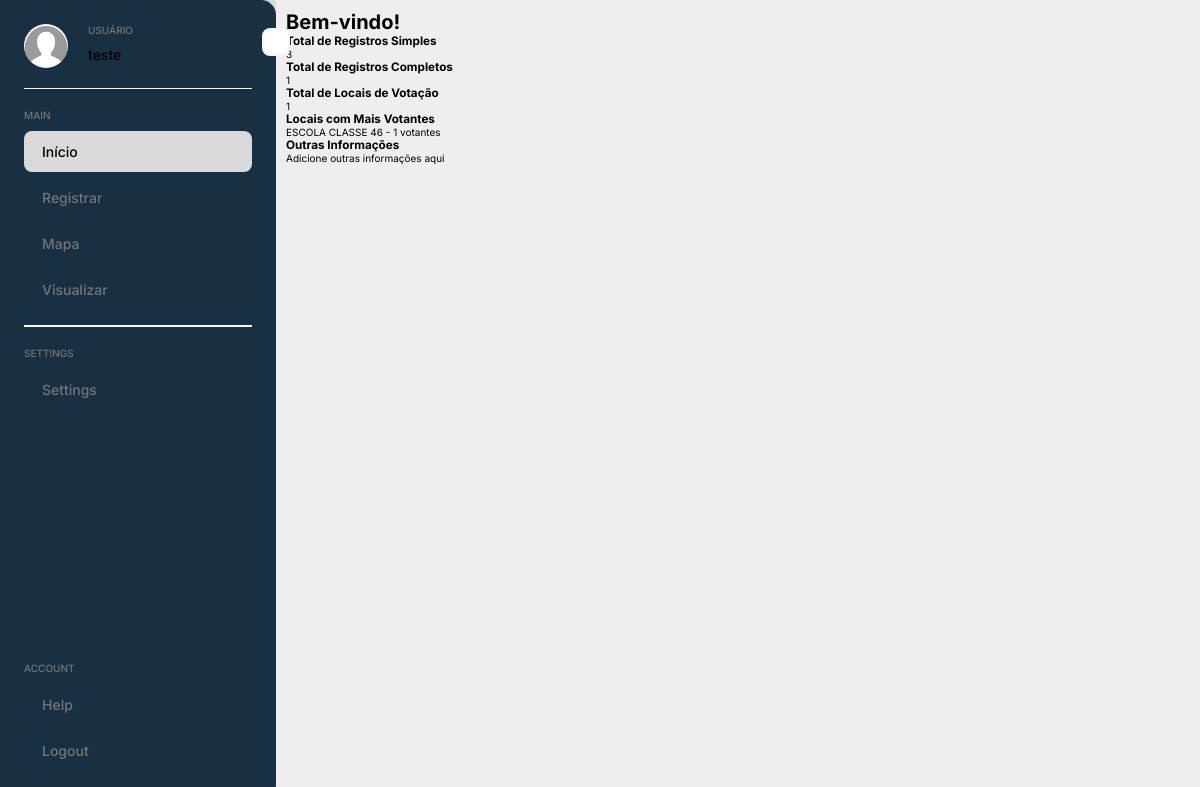
The app's page / (signed in) with its own data.
### core/models.py (models this page shows, shortened)
class CustomUser(AbstractUser):
    is_admin = models.BooleanField(default=False)

class RegistroCompleto(models.Model):
    nome = models.CharField(max_length=255)
    email = models.EmailField()
    telefone = models.CharField(max_length=15)
    cpf = models.CharField(max_length=11)
    data_nascimento = models.CharField(max_length=10)
    nome_mae = models.CharField(max_length=255, blank=True, null=True)
    titulo_eleitor = models.CharField(max_length=25, blank=True, null=True)
    zona_secao = models.CharField(max_length=30, blank=True, null=True)
    municipio = models.CharField(max_length=255, blank=True, null=True)
    local = models.CharField(max_length=255, blank=True, null=True)
    endereco_votacao = models.CharField(max_length=255, blank=True, null=True)
    endereco = models.ForeignKey(Endereco, related_name='registros_completos', on_delete=models.CASCADE)

### core/views.py (the view)
# urls.py: path('', views.home, name='home'),
def home(request):
    registros_completos = RegistroCompleto.objects.all()
    registros_simples = RegistroSimples.objects.all()
    total_registros_completos = registros_completos.count()
    total_registros_simples = registros_simples.count()
    locais_votacao = (registros_completos.values('local', 'municipio', 'endereco_votacao')
                      .annotate(count=Count('local'))
                      .order_by('-count'))
    total_locais_votacao = locais_votacao.count()
    locais_votacao_list = list(locais_votacao)
    locais_votacao_json = json.dumps(locais_votacao_list, ensure_ascii=False)
    context = {
        'total_registros_simples': total_registros_simples,
        'total_registros_completos': total_registros_completos,
        'total_locais_votacao': total_locais_votacao,
        'locais_votacao': locais_votacao_list,
        'locais_votacao_json': locais_votacao_json,
        'outras_informacoes': 'Adicione outras informações aqui',
        'google_maps_api_key':"AIzaSyCAJrVf6a2fw_Eb_vUwqXgJcpRN0D9qxsk"
    }
    return render(request, 'home.html', context)

### core/templates/home.html (shortened to what this page needs)
{% load static %}
<!DOCTYPE html>
<html lang="pt-br">
<head>
    <link rel="stylesheet" href="{% static 'css/home.css' %}">
</head>
<body>
    <div class="app">
        <div class="sidebar">
            <div class="menu-btn">
            </div>
            <div class="head">
                <div class="user-img">
                    <img src="{% static 'images/user.jpg' %}" alt="Imagem do usuario">
                </div>
                <div class="user-details">
                    <p class="title">Usuário</p>
                    <p class="name">{{ user.get_full_name|default:user.username }}</p>
                </div>
            </div>
            <div class="nav">
                <div class="menu">
                    <p class="title">Main</p>
                    <ul>
                        <li class="active">
                            <a href="{% url 'home' %}">
                                <span class="text">Início</span>
                            </a>
                        </li>
                        <li>
                            <a href="#">
                                <span class="text">Registrar</span>
                            </a>
                        </li>
                        <li>
                            <a href="{% url 'visualizar_mapa' %}">
                                <span class="text">Mapa</span>
                            </a>
                        </li>
                        <li>
                            <a href="#">
                                <span class="text">Visualizar</span>
                            </a>
                        </li>
                    </ul>
                </div>
                <div class="menu">
                    <p class="title">Settings</p>
                    <ul>
                        <li>
                            <a href="#">
                                <span class="text">Settings</span>
                            </a>
                        </li>
                    </ul>
                </div>
            </div>
            <div class="menu">
                <p class="title">Account</p>
                <ul>
                    <li>
                        <a href="#">
                            <span class="text">Help</span>
                        </a>
                    </li>
                    <li>
                        <a href="{% url 'logout' %}">
                            <span class="text">Logout</span>
                        </a>
                    </li>
                </ul>
            </div>
        </div>
        <div class="main-content">
            <h1>Bem-vindo!</h1>
            <div class="dashboard-cards">
                <div class="card">
                    <h3>Total de Registros Simples</h3>
                    <p>{{ total_registros_simples }}</p>
                </div>
                <div class="card">
                    <h3>Total de Registros Completos</h3>
                    <p>{{ total_registros_completos }}</p>
                </div>
                <div class="card">
                    <h3>Total de Locais de Votação</h3>
                    <p>{{ total_locais_votacao }}</p>
                </div>
                <div class="card">
                    <h3>Locais com Mais Votantes</h3>
                    <ul>
                        {% for local in locais_votacao %}
                        <li>{{ local.local }} - {{ local.count }} votantes</li>
                        {% endfor %}
                    </ul>
                </div>
                <div class="card">
                    <h3>Outras Informações</h3>
                    <p>{{ outras_informacoes }}</p>
                </div>
            </div>
            <div id="map" style="width: 100%; height: 400px; margin-top: 20px;"></div>
        </div>
    </div>
</body>
</html>

### core/static/css/home.css (style rules this page uses)
* { margin: 0; padding: 0; box-sizing: border-box; font-family: "Inter", sans-serif; }
:root { font-size: 62.5%; }
body { background-color: #D9D9D9; }
.app { display: flex; width: 100%; }
.sidebar { position: relative; width: 27.6rem; height: 100vh; display: flex; flex-direction: column; gap: 2rem; background-color: #183042; padding: 2.4rem; border-radius: 0 1.5rem 1.5rem 0; transition: all 0.3s; }
.sidebar .head { display: flex; gap: 2rem; padding-bottom: 2rem; border-bottom: 1px solid #f6f6f6; }
.user-img { width: 4.4rem; height: 4.4rem; border-radius: 50%; overflow: hidden; }
.user-img img { width: 100%; object-fit: cover; }
.user-details .title, .menu .title { font-size: 1rem; font-weight: 500; color: #757575; text-transform: uppercase; margin-bottom: 1rem; }
.user-details .name { font-size: 1.4rem; font-weight: 500; }
.nav { flex: 1; }
.menu ul li { position: relative; list-style: none; margin-bottom: 5px; }
.menu ul li a { display: flex; align-items: center; gap: 1rem; font-size: 1.4rem; font-weight: 500; color: #757575; text-decoration: none; padding: 1.2rem .8rem; border-radius: .8rem; transition: all 0.3s; }
.menu ul li > a:hover, .menu ul li.active > a { color: #000; background-color: #D9D9D9; }
.menu ul li .text { flex: 1; }
.menu:not(:last-child) { padding-bottom: 1rem; margin-bottom: 2rem; border-bottom: 2px solid #f6f6f6; }
.menu-btn { position: absolute; right: -1.4rem; top: 3.5%; width: 2.8rem; height: 2.8rem; border-radius: .8rem; display: flex; align-items: center; justify-content: center; cursor: pointer; color: #757575; border: 2px solid #f6f6f6; background-color: #fff; }
.main-content { background-color: #eee; min-height: 100vh; transition: all 0.3s ease; flex: 1; padding: 1rem; }

### records on screen
CustomUser: get_full_name "teste"
RegistroCompleto: local "ESCOLA CLASSE 46", count "1"

### other values on screen
{{ total_registros_simples }} "3"
{{ total_registros_completos }} "1"
{{ total_locais_votacao }} "1"
{{ outras_informacoes }} "Adicione outras informações aqui"
